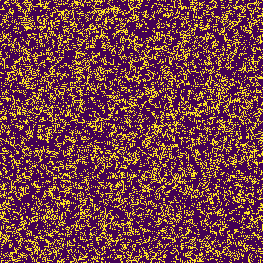
#> input picture Conway's Game of Life/Pics/0.png, 263 x 263 px, found by its file name; its folder holds only this picture in this run
$ python makevid.py
#> lines starting #> are read from the running program, lines starting #| are printed output that depends on the picture; after the words box and inside, x2 and y2 are one past the last pixel; in counts of white or black regions, pixels touching at a corner belong together
'''#------------------------------------------------#"""
|                                                      |
|      XXXX         X       XXXXXXXXX   X          X   |
|    XX    XX    XX   XX       XX       X X      X X   |
|   XX          XX     XX      XX       X   X  X   X   |
|   XX          XXXXXXXXX      XX       X  _    _  X   |
|    XX    XX   XX     XX      XX        X    _,   X   |
|      XXXX     XX     XX      XX        =====o=====   |
|                                                      |
|              HINZU & MOCHI PRESENTATION              |
'''#------------------------------------------------#"""

import cv2
import os
import time
import imageio

A = time.time()
image_folder = r"C:\Users\Lenovo\Desktop\PICCOLI PROGETTI\Conway's Game of Life\Pics"
video_name = r"C:\Users\Lenovo\Desktop\PICCOLI PROGETTI\Conway's Game of Life\game_of_life.avi"

images = [img for img in os.listdir(image_folder) if img.endswith(".png")]
images.sort(key=lambda x: int(x.split('.')[0]))

first_image_path = os.path.join(image_folder, images[0])
frame = cv2.imread(first_image_path)
#> frame is the input picture: shape (263, 263, 3); mean B, G, R 71.1, 62.7, 117.7
height, width, layers = frame.shape
#> height = 263; width = 263; layers = 3

scale_factor = 6
height *= scale_factor
#> height = 1578
width *= scale_factor
#> width = 1578

fourcc = cv2.VideoWriter_fourcc(*'avc1')
'''
CODEC
avi: avc1, x264, MJPG
mp4: mp4v
'''

video = cv2.VideoWriter(video_name, fourcc, 30, (width, height))

for i, image in enumerate(images):
    image_path = os.path.join(image_folder, image)
    frame = cv2.imread(image_path)
    frame = cv2.resize(frame, (width, height), interpolation=cv2.INTER_NEAREST)
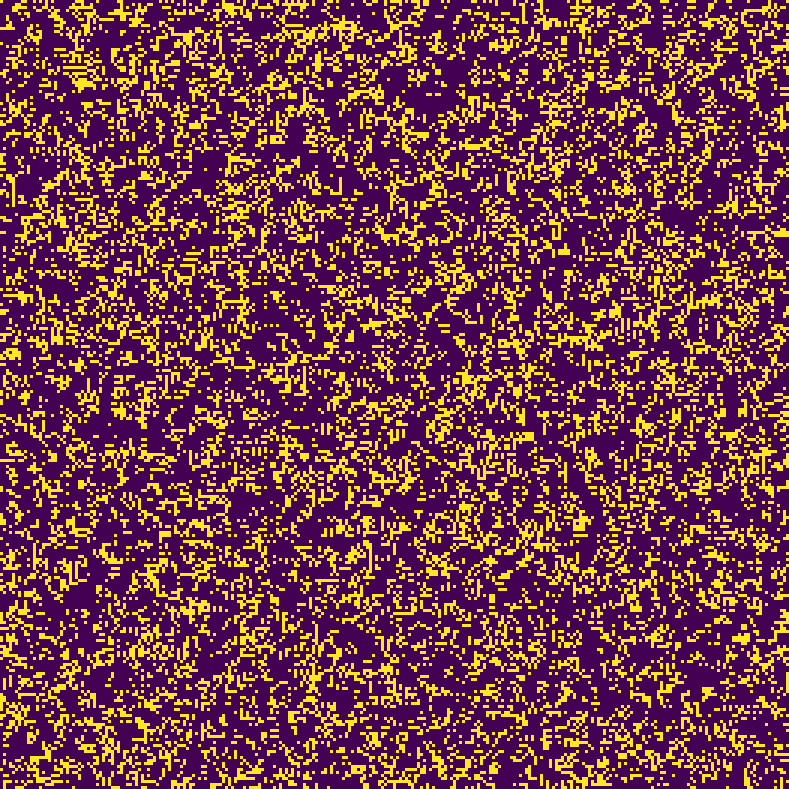
#> frame: shape (1578, 1578, 3) (shown at 1/2 size); mean B, G, R 71.1, 62.7, 117.7
    frame = cv2.cvtColor(frame, cv2.COLOR_BGR2GRAY)
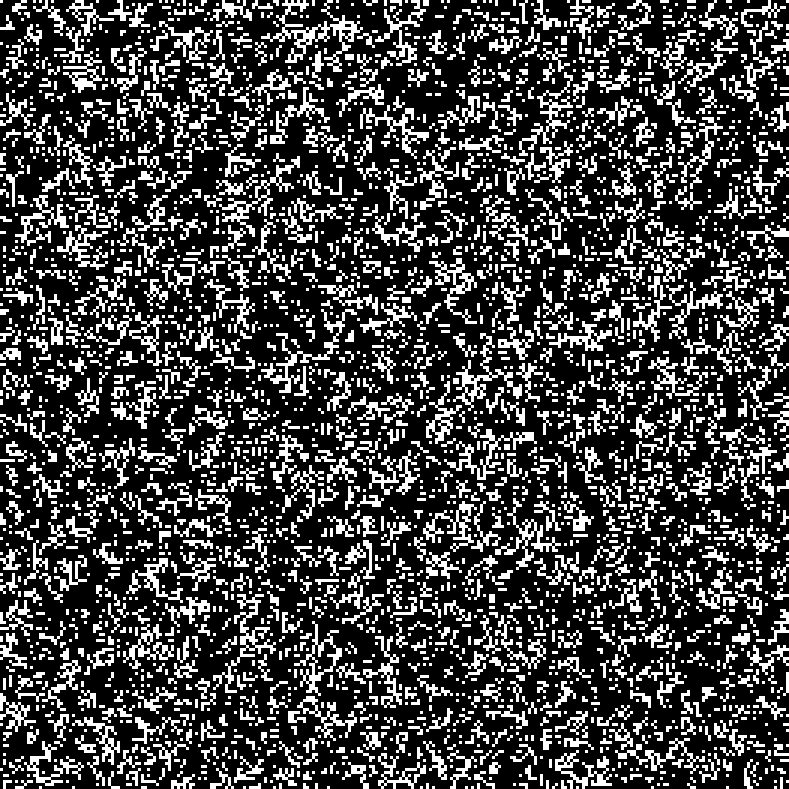
#> frame: shape (1578, 1578) (shown at 1/2 size); values 30 (black) and 215 (white), 26.8% white; 2884 white regions, largest, box (x1, y1, x2, y2) and area: (522, 0, 726, 144) 6660, (522, 618, 714, 786) 4464, (426, 1188, 552, 1386) 4428
    frame = cv2.cvtColor(frame, cv2.COLOR_GRAY2BGR)

    font = cv2.FONT_HERSHEY_SIMPLEX
    position = (20, 50)
    font_scale = 1
    font_color = (0, 255, 0)
    line_type = 3
    cv2.putText(frame, f'{i}', position, font, font_scale, font_color, line_type)
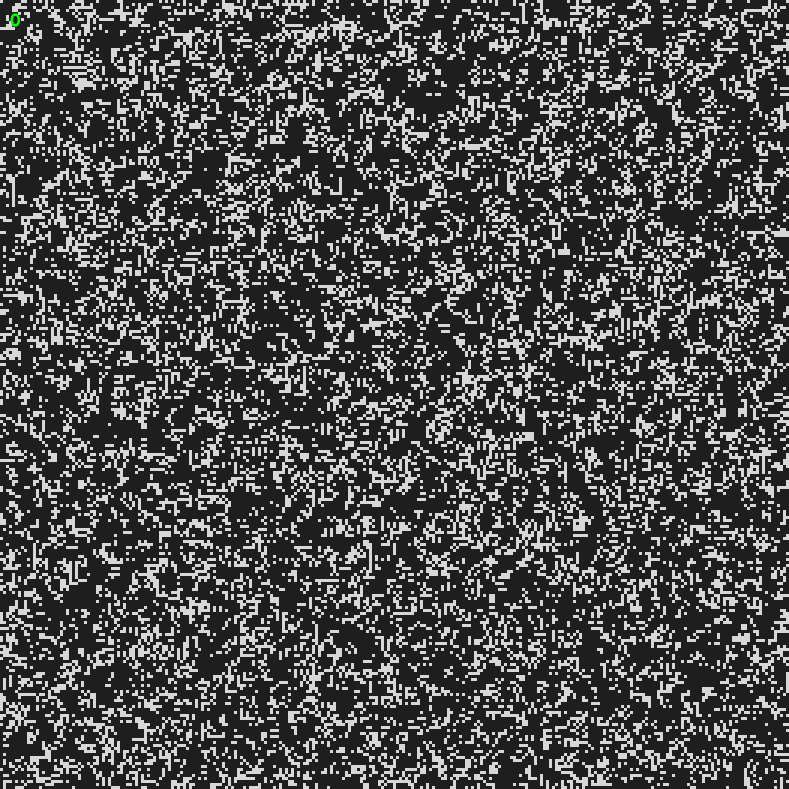
#> frame: shape (1578, 1578, 3) (shown at 1/2 size); mean B, G, R 79.7, 79.7, 79.7

    video.write(frame)

video.release()

print("Video đã được tạo thành công.")
B = time.time()
print(B-A)


def playvid():
    video_path = r"C:\Users\Lenovo\Desktop\PICCOLI PROGETTI\Conway's Game of Life\game_of_life.mp4"
    video_reader = imageio.get_reader(video_path)

    for frame in video_reader:
        frame = cv2.cvtColor(frame, cv2.COLOR_RGB2BGR)
        cv2.imshow('Video', frame)
        if cv2.waitKey(25) & 0xFF == ord('q'):
            break

    cv2.destroyAllWindows()

$ run again, on Conway's Game of Life/Pics/12.png
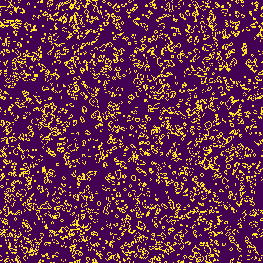
#> input picture Conway's Game of Life/Pics/12.png, 263 x 263 px, found by its file name
#> frame is the input picture: shape (263, 263, 3); mean B, G, R 75.1, 43.7, 102.3
#> `frame = cv2.cvtColor(frame, cv2.COLOR_BGR2GRAY)`:
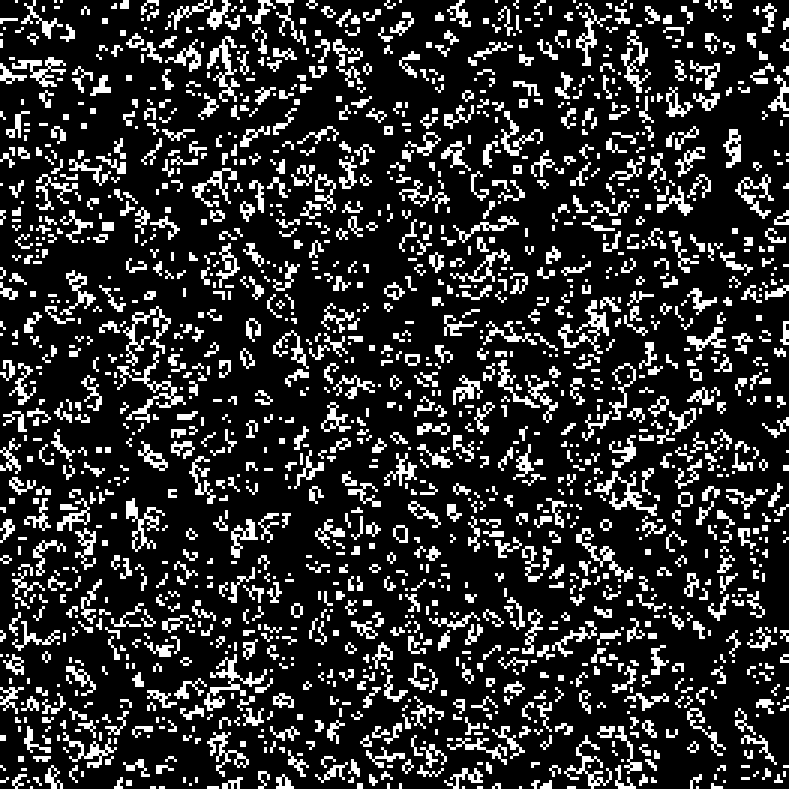
#> frame: shape (1578, 1578) (shown at 1/2 size); values 30 (black) and 215 (white), 18.6% white; 1604 white regions, largest, box (x1, y1, x2, y2) and area: (234, 702, 372, 846) 3636, (408, 1308, 534, 1422) 3420, (1116, 600, 1218, 708) 2988
#> `cv2.putText(frame, f'{i}', position, font, font_scale, font_color, lin..`:
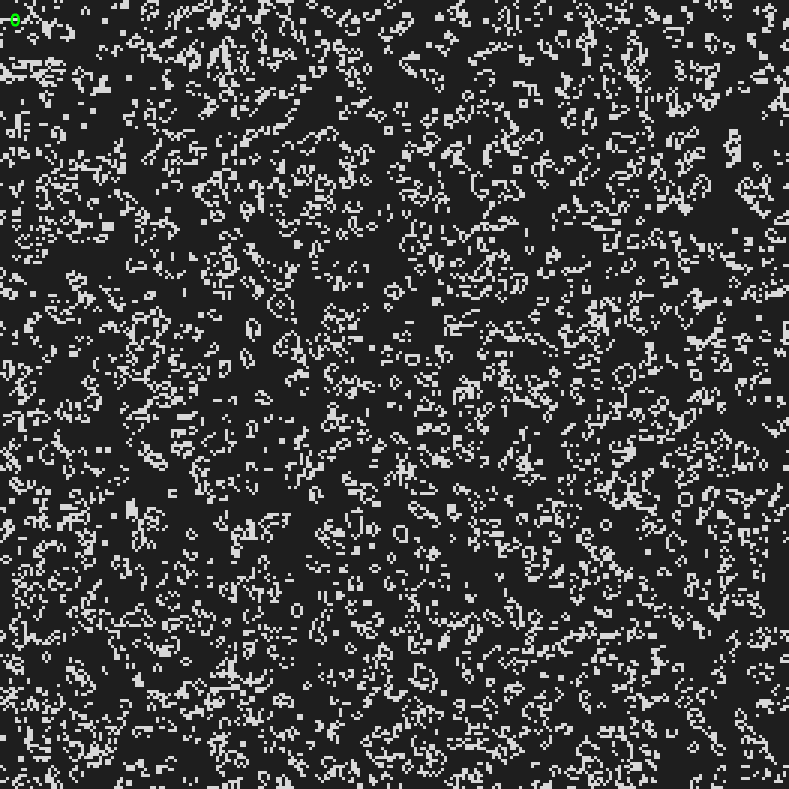
#> frame: shape (1578, 1578, 3) (shown at 1/2 size); mean B, G, R 64.3, 64.4, 64.3

$ run again, on Conway's Game of Life/Pics/13.png
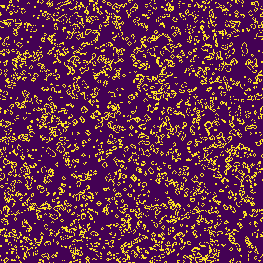
#> input picture Conway's Game of Life/Pics/13.png, 263 x 263 px, found by its file name
#> frame is the input picture: shape (263, 263, 3); mean B, G, R 75.3, 42.5, 101.3
#> `frame = cv2.cvtColor(frame, cv2.COLOR_BGR2GRAY)`:
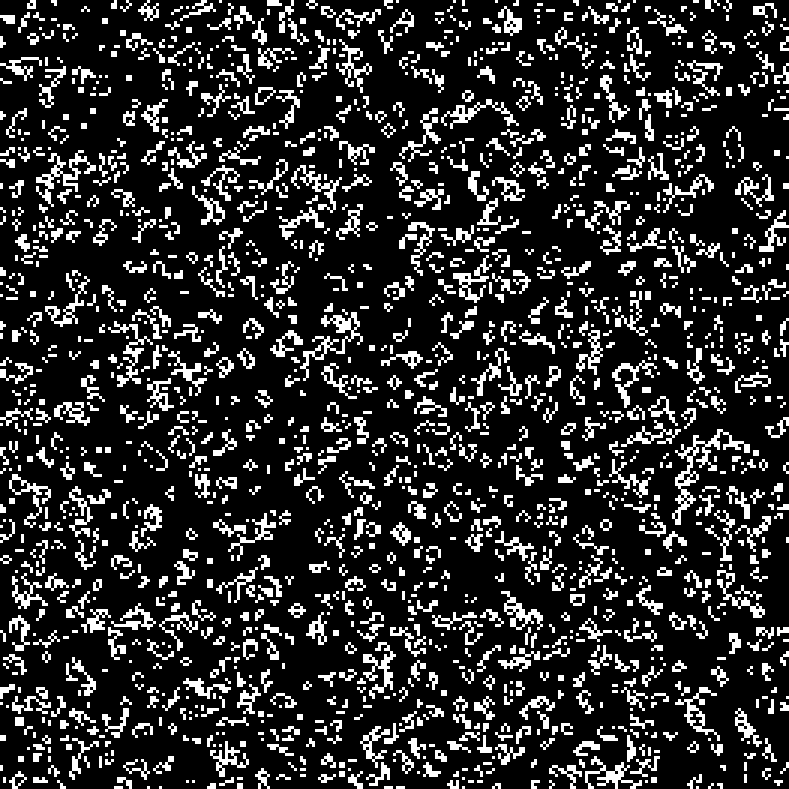
#> frame: shape (1578, 1578) (shown at 1/2 size); values 30 (black) and 215 (white), 18% white; 1571 white regions, largest, box (x1, y1, x2, y2) and area: (1344, 858, 1500, 1050) 5256, (600, 624, 726, 762) 3600, (72, 300, 192, 414) 3384
#> `cv2.putText(frame, f'{i}', position, font, font_scale, font_color, lin..`:
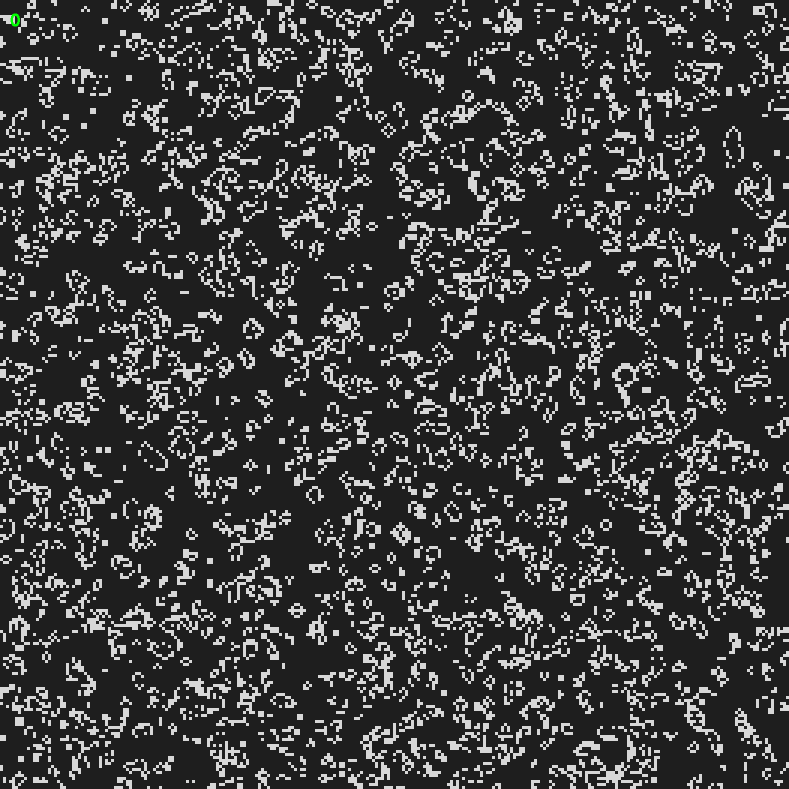
#> frame: shape (1578, 1578, 3) (shown at 1/2 size); mean B, G, R 63.3, 63.4, 63.3

$ run again, on Conway's Game of Life/Pics/1.png
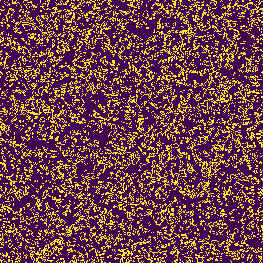
#> input picture Conway's Game of Life/Pics/1.png, 263 x 263 px, found by its file name
#> frame is the input picture: shape (263, 263, 3); mean B, G, R 71.8, 59.6, 115.1
#> `frame = cv2.cvtColor(frame, cv2.COLOR_BGR2GRAY)`:
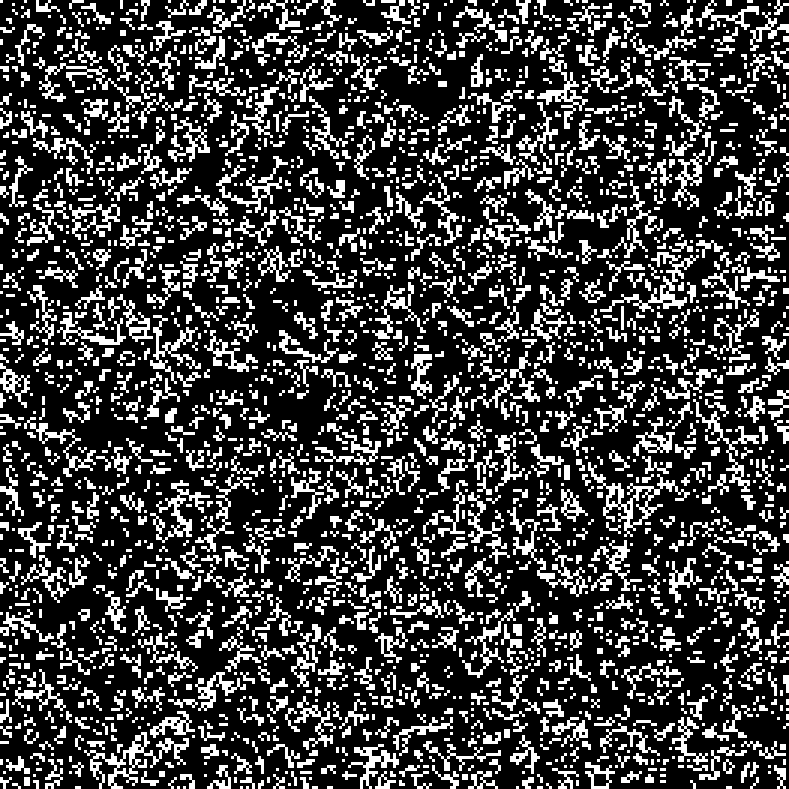
#> frame: shape (1578, 1578) (shown at 1/2 size); values 30 (black) and 215 (white), 25.5% white; 2178 white regions, largest, box (x1, y1, x2, y2) and area: (168, 1464, 378, 1578) 5868, (1176, 924, 1380, 1074) 5724, (1014, 1014, 1176, 1194) 4608
#> `cv2.putText(frame, f'{i}', position, font, font_scale, font_color, lin..`:
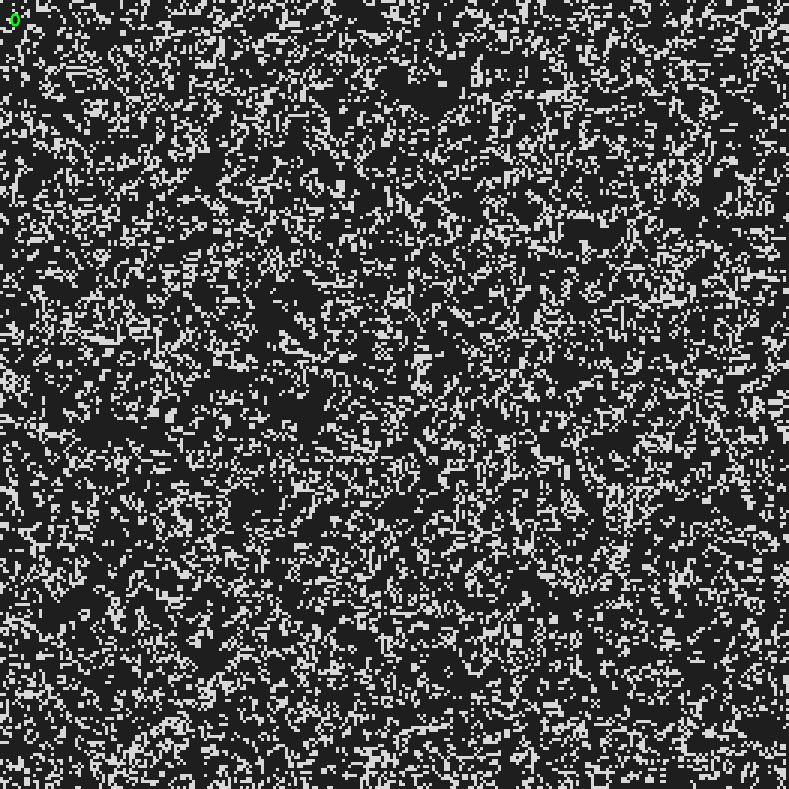
#> frame: shape (1578, 1578, 3) (shown at 1/2 size); mean B, G, R 77.1, 77.1, 77.1
